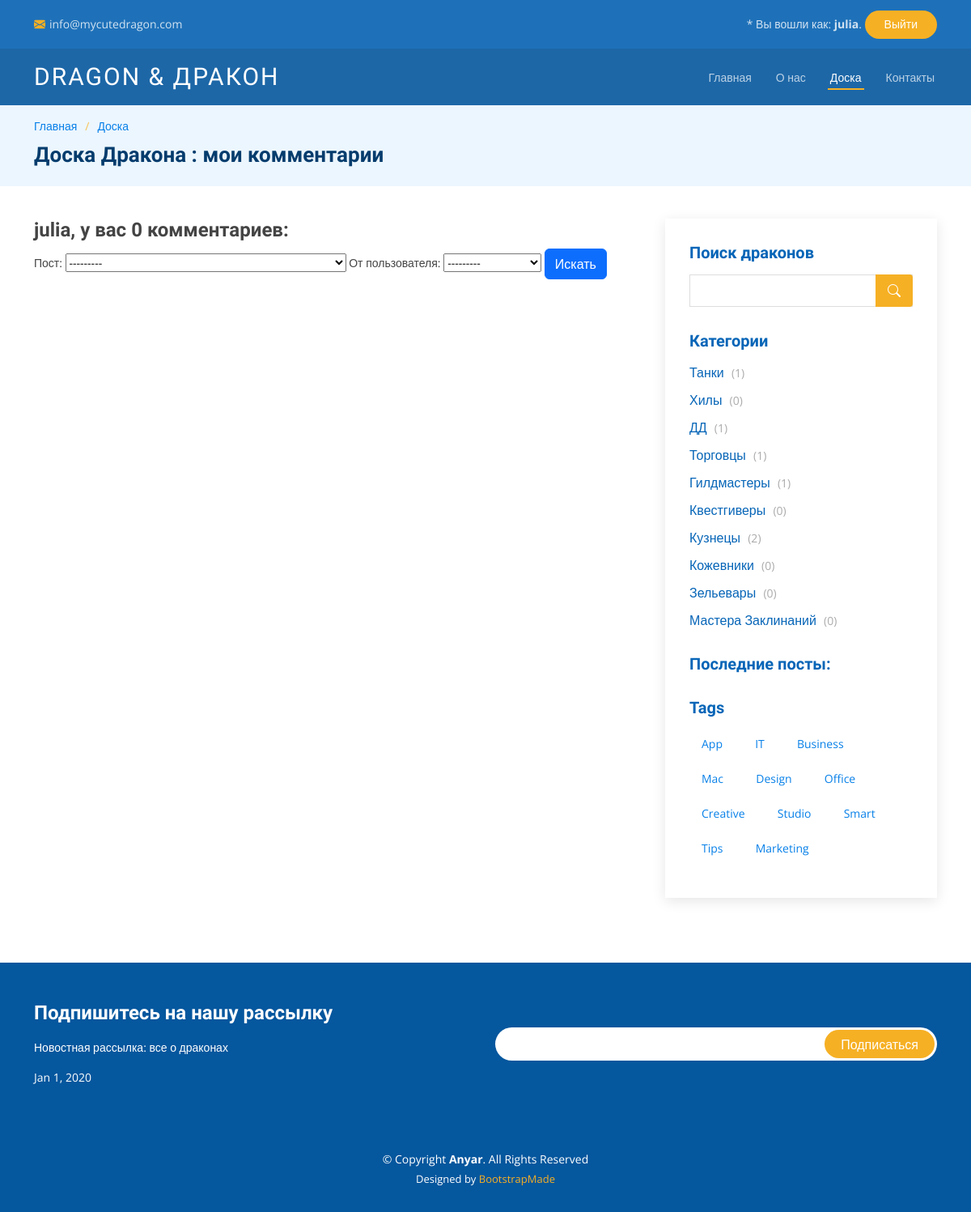
The page /messages/my_comments (signed in) on the database as committed earlier.
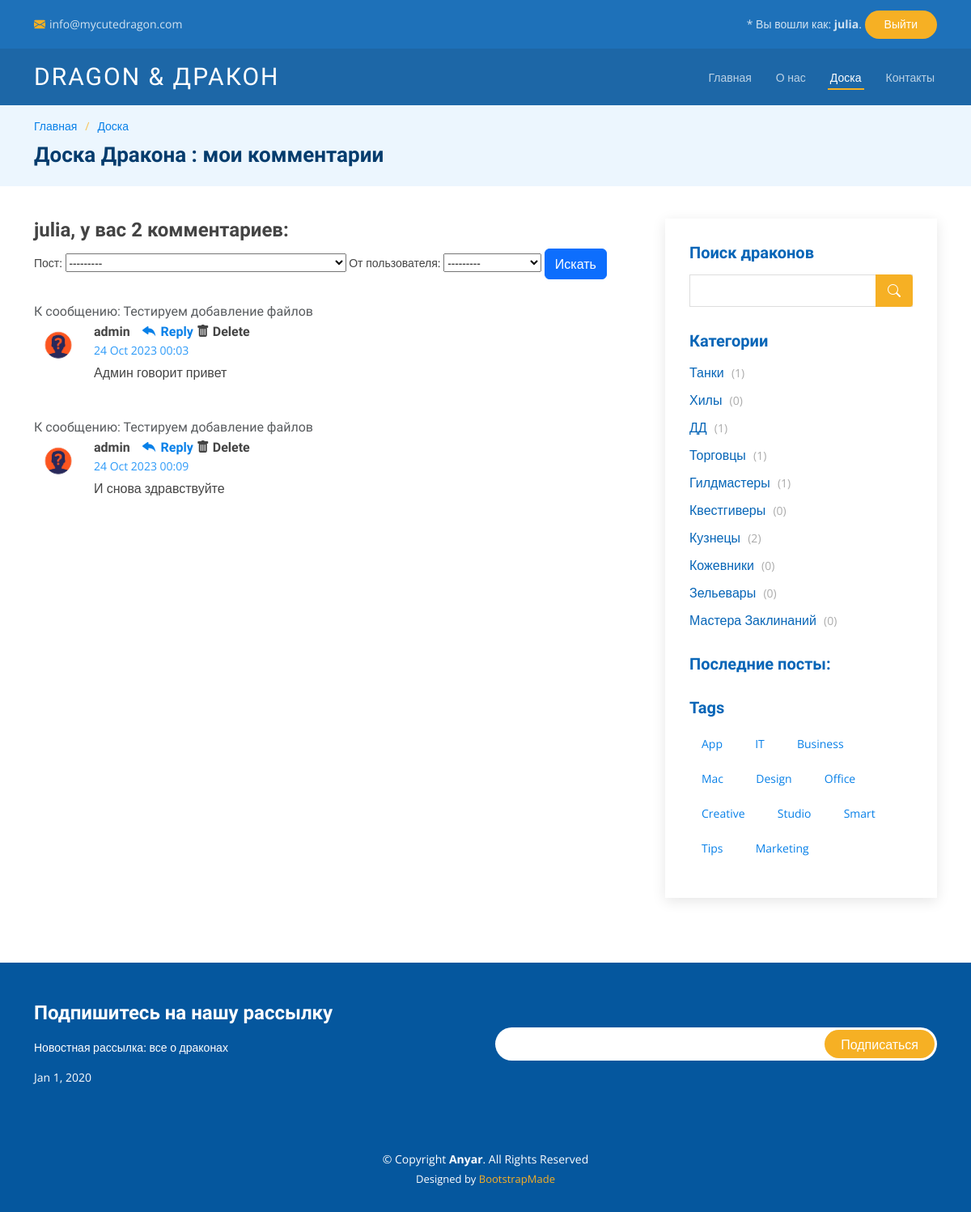
The same page on the database as committed later.
### bb/models.py (models this page shows, shortened)
class Category(models.Model):
    name = models.CharField(max_length = 255, unique = True)

class Comment(models.Model):
    toPost = models.ForeignKey(Post, on_delete = models.CASCADE)
    fromUser = models.ForeignKey(User, on_delete = models.CASCADE)
    cTime = models.DateTimeField(auto_now_add = True)
    cbody = models.TextField(default = 'Комментарий')
    status = models.IntegerField(default = 0)

class Post(models.Model):
    author = models.ForeignKey(User, on_delete = models.CASCADE)
    cTime = models.DateTimeField(default=timezone.now)
    category = models.ManyToManyField(Category, through = 'PostCategory')
    title = models.CharField(max_length = 255, default = 'Заголовок')
    body = models.TextField(default = 'Здесь должен быть текст')
    mainPic = models.ImageField(upload_to='user_images')
    postRate = models.IntegerField(default = 0)
    def __str__(self):
        return f'{self.title}-({Comment.objects.filter(toPost=self).count()})'

### bb/views.py (the view, shortened to what this page needs)
# urls.py: path('my_comments', CommentList.as_view(), name='comments'),
class CommentList(ListView):
    context_object_name = 'comments'
    template_name = 'messages/comments.html'
    def get_queryset(self):
        self.posts = Comment.objects.filter(toPost__author=self.request.user)
        return self.posts
    def get_context_data(self, **kwargs: Any) -> Dict[str, Any]:
        context =  super().get_context_data(**kwargs)
        context['categories'] = Category.objects.annotate(num_posts=Count('post'))
        context['replies'] = Reply.objects.filter(toComment__toPost__author=self.request.user)
        context['filter'] = CommentsFilter(self.request.GET, queryset=self.get_queryset())
        return context

### templates/messages/comments.html (shortened to what this page needs)
{% extends 'layout/bb.html' %}
{% load static %}
{% block name %}
Доска Дракона : мои комментарии
{% endblock name %}
{% block content %}
<div class="blog-comments">
    <h4 id="comments" class="comments-count">{{ user.username }}, у вас {{ comments.count }} комментариев:</h4>
    <div class="row small">
      <form method="GET">
              {{ filter.form }}
              <input class="btn btn-primary" type="submit" value="Искать">
      </form>
    </div>
    {% for comment in filter.qs %}
        <div  class="comment">
        <div class="comment-title">
            <h5 class="text-muted"> К сообщению:  {{ comment.toPost.title }}</h5>
        </div>
        <div class="d-flex">
            <div class="comment-img"><img src="{% static 'assets/images/unknown_user.jpg' %}" alt=""></div>
            <div>
            <h5><a href="">{{comment.fromUser.username}}</a>
                <a href="reply/{{ comment.pk }}" class="reply"><i class="bi bi-reply-fill"></i> Reply</a>
                <a href="comdelete/{{ comment.pk }}" class="delete"><i class="bi bi-trash-fill"></i> Delete</a></h5>
                <time datetime="{{ message.cTime|date:'Y-m-d' }}">
                {{ comment.cTime|date:'d M Y H:i' }}</time>
            <p>
                {{comment.cbody}}
            </p>
            </div>
        </div>
        </div>
    {% endfor %}
</div>
{% endblock content %}

### templates/layout/bb.html (shortened to what the changed rows need)
<!DOCTYPE html>
<html lang="en">
<head>
  {% load static %}
  <link href="{% static 'assets/vendor/animate.css/animate.min.css' %}" rel="stylesheet">
  <link href="{% static 'assets/vendor/aos/aos.css' %}" rel="stylesheet">
  <link href="{% static 'assets/vendor/bootstrap/css/bootstrap.min.css' %}" rel="stylesheet">
  <link href="{% static 'assets/vendor/bootstrap-icons/bootstrap-icons.css' %}" rel="stylesheet">
  <link href="{% static 'assets/vendor/boxicons/css/boxicons.min.css' %}" rel="stylesheet">
  <link href="{% static 'assets/vendor/glightbox/css/glightbox.min.css' %}" rel="stylesheet">
  <link href="{% static 'assets/vendor/remixicon/remixicon.css' %}" rel="stylesheet">
  <link href="{% static 'assets/vendor/swiper/swiper-bundle.min.css' %}" rel="stylesheet">
  <link href="{% static 'assets/css/style.css' %}" rel="stylesheet">
</head>
<body>
  <header id="header" class="fixed-top d-flex align-items-center header-inner-pages">
    <div class="container d-flex align-items-center justify-content-between">
      <h1 class="logo"><a href="index.html">Dragon & Дракон</a></h1>
    </div>
  </header>
  <main id="main">
    <section id="breadcrumbs" class="breadcrumbs">
      <div class="container">
        <div class="row">
          <div class="col-lg-8">
            <h2>{% block name %}{% endblock name %}</h2>
          </div>
        </div>
      </div>
    </section>
    <section id="blog" class="blog">
      <div class="container" >
        <div class="row">
          <div class="col-lg-8 entries">
            {% block content %}
            {% endblock content %}
          </div>
          <div class="col-lg-4">
            <div class="sidebar">
              <div class="sidebar-item categories">
                <ul>
                {% for cat in categories %}
                  <li><a href="#"> {{ cat.name }} <span>({{ cat.num_posts }})</span></a></li>
                {% endfor %}
                </ul>
              </div>
            </div>
          </div>
        </div>
      </div>
    </section>
  </main>
</body>
</html>

Rows that differ between the two databases and show on the page:
added Comment: toPost "Тестируем добавление файлов", fromUser.username "admin", cTime "24 Oct 2023 00:03", cbody "Админ говорит привет"
added Comment: toPost "Тестируем добавление файлов", fromUser.username "admin", cTime "24 Oct 2023 00:09", cbody "И снова здравствуйте"
Other text that changed with them:
{{ comments.count }}: "0" → "2"
